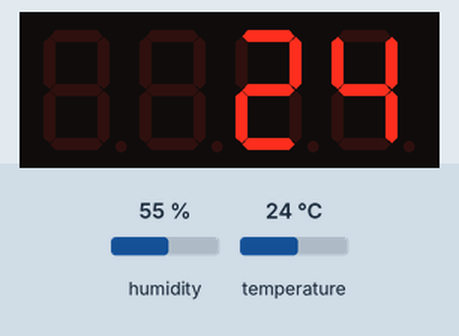
A sketch run on a simulated Arduino Uno, built with avr-gcc and run on an emulated ATmega328P. Shown: 4-digit seven-segment display. The inputs (shaded band) are chosen by the test bench; at power-on: humidity 55 %, temperature 24 °C.

Above: at 2.8 s.
2.9 s: humidity set to 22 %
At 5.5 s:
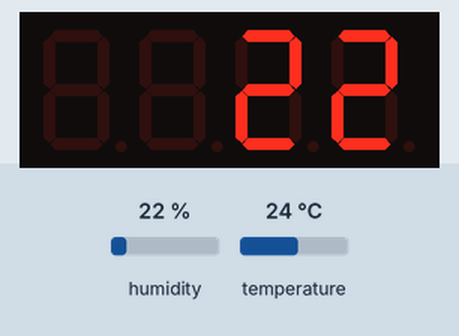
7.7 s: temperature set to 12 °C
At 9.1 s:
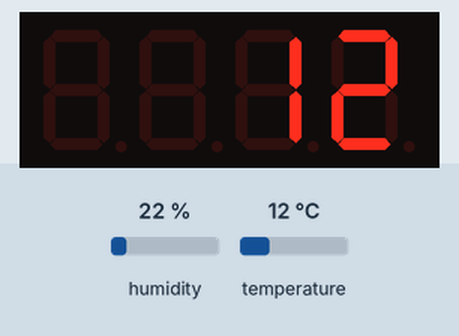
10.8 s: humidity set to 40 %
At 14.1 s:
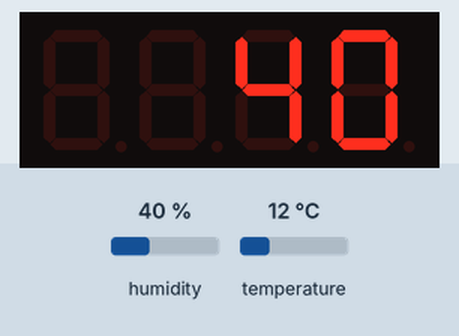
16.0 s: temperature set to 19 °C
At 16.8 s:
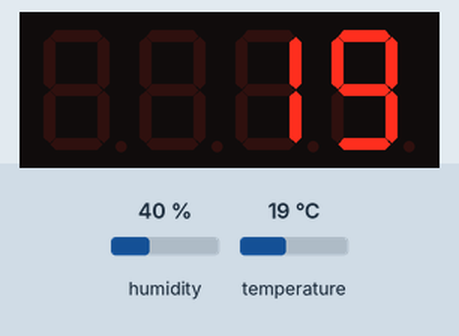
Timing chart, 0 to 19.0 s (numbered marks = the images above; inputs shaded):
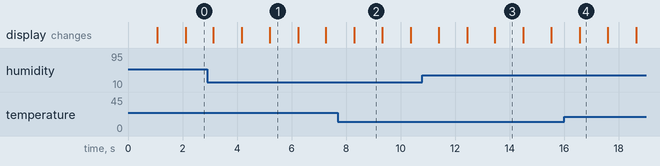

Measured:
- after the input at 2.9 s, the display: first differs from a run without the input after 2.3 s (image 1)
- after the input at 7.7 s, the display: changes after 0.61 s (image 2)
- after the input at 10.8 s, the display: first differs from a run without the input after 2.7 s (image 3)
- after the input at 16.0 s, the display: changes after 0.57 s (image 4)
- what the display in image 1 shows lasts 1.0 s, from 5.2 s to 6.2 s

The sketch:

Part8.ino
```cpp
#include "DHT11.h" //load DHT11 library
#include <TM1637Display.h>//load segmented display library

#define CLK 4
#define DIO 5
#define sensorPin A0

TM1637Display tm1637(CLK, DIO);
dht11 dht11;

void setup() {
  tm1637.setBrightness(0x0F);
}
void loop() {
  dht11.read(sensorPin); //take readings from the DHT sensor
  tm1637.showNumberDec(dht11.temperature, false); //show the temperature for one second
  delay(1000);
  tm1637.showNumberDec(dht11.humidity, false); //show the humidity for one second
  delay(1000);
}
```
